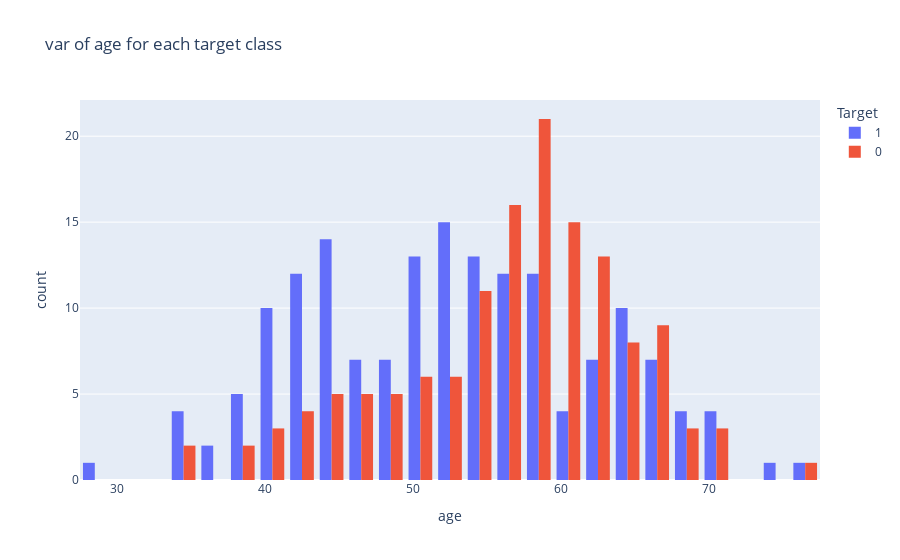

The notebook cell saved with this chart:
### Code cell
import plotly.express as px
fig = px.histogram(df,x='age',color = 'target',barmode= 'group',title = 'var of age for each target class')
fig.update_layout(xaxis_title = 'age',yaxis_title = 'count',legend_title = 'Target',showlegend = True)
fig.show()

### Figure 1 — Plotly figure (JSON) as saved in the notebook; plotly's stock layout.template omitted (floating-point values rounded to 4 significant figures; data arrays with more than 128 entries replaced by an {"elided": "..."} marker saying what was removed)
{"data": [{"alignmentgroup": "True", "bingroup": "x", "hovertemplate": "target=1<br>age=%{x}<br>count=%{y}<extra></extra>", "legendgroup": "1", "marker": {"color": "#636efa", "pattern": {"shape": ""}}, "name": "1", "offsetgroup": "1", "orientation": "v", "showlegend": true, "type": "histogram", "x": {"elided": "165 int values"}, "xaxis": "x", "yaxis": "y"}, {"alignmentgroup": "True", "bingroup": "x", "hovertemplate": "target=0<br>age=%{x}<br>count=%{y}<extra></extra>", "legendgroup": "0", "marker": {"color": "#EF553B", "pattern": {"shape": ""}}, "name": "0", "offsetgroup": "0", "orientation": "v", "showlegend": true, "type": "histogram", "x": {"elided": "138 int values"}, "xaxis": "x", "yaxis": "y"}], "layout": {"barmode": "group", "legend": {"title": {"text": "Target"}, "tracegroupgap": 0}, "showlegend": true, "title": {"text": "var of age for each target class"}, "xaxis": {"anchor": "y", "domain": [0, 1], "title": {"text": "age"}}, "yaxis": {"anchor": "x", "domain": [0, 1], "title": {"text": "count"}}}}
